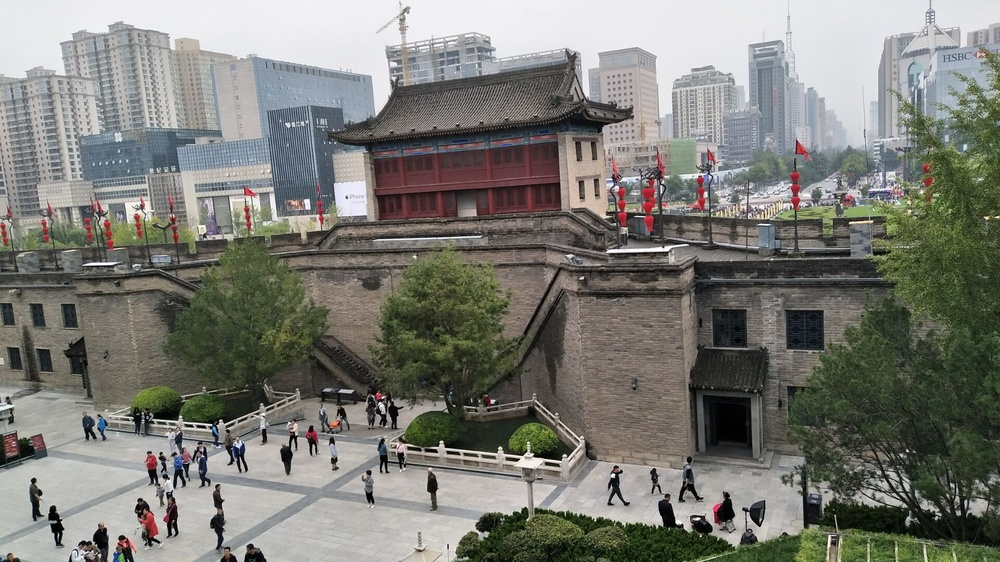
#> input picture hw2/6e2efc7cc92c7ee4.jpg, 1000 x 562 px, shrunk from 1920 x 1080 before the run
$ jupyter execute --allow-errors hw2.ipynb
#> lines starting #> are read from the running program, lines starting #| are printed output that depends on the picture
[cell 1]
import pandas as pd
import numpy as np

#> (a cell that did not finish here is left out)

#> (a cell that did not finish here is left out)

#> (a cell that did not finish here is left out)

#> (a cell that did not finish here is left out)

#> (a cell that did not finish here is left out)

#> (a cell that did not finish here is left out)

[cell 8]
top = 3
# 最大top个特征值的下标
#> (the rest of this cell did not finish here and is left out)

#> (a cell that did not finish here is left out)

#> (a cell that did not finish here is left out)

#> (a cell that did not finish here is left out)

[cell 12]
# VQ

[cell 13]
import matplotlib.pyplot as plt
import cv2

img_path = "6e2efc7cc92c7ee4.jpg"
image=cv2.imread(img_path,0)
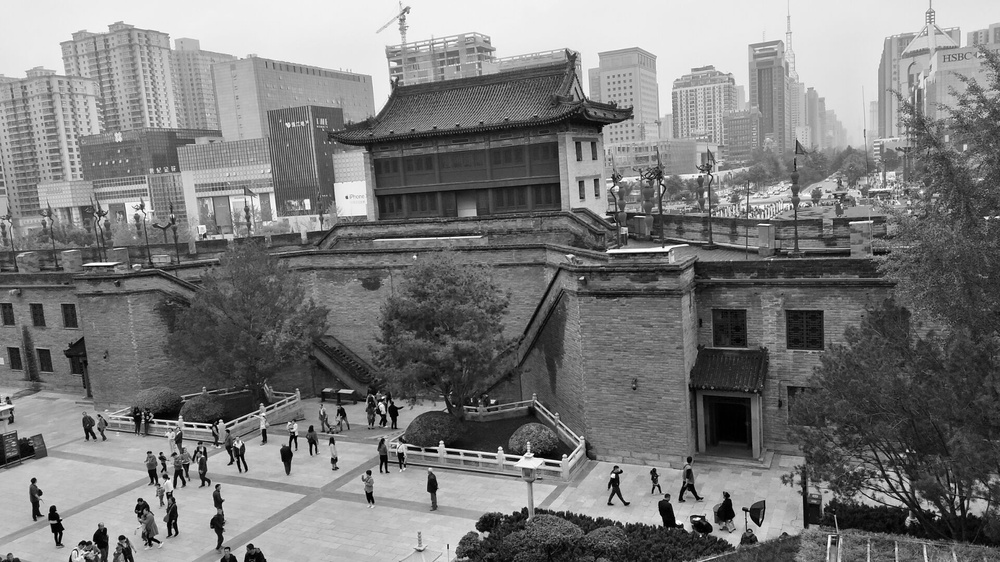
#> image: shape (562, 1000); min 0, max 255, mean 122.8

plt.imshow(image,cmap='gray')
plt.show()
image.shape
#> Out = (562, 1000)

[cell 14]
fl = image.flatten()
x = list(range(256))
count = [0] * 256
for i in fl:
    count[i] += 1
#> this loop made 562000 passes
#> i on passes 1 to 3: 234, 234, 234
#> after the loop, count = 256 values, max 7475 at index 235, min 35 at index 251, mean 2195.3
plt.bar(x, count, fc = 'skyblue')
plt.show()
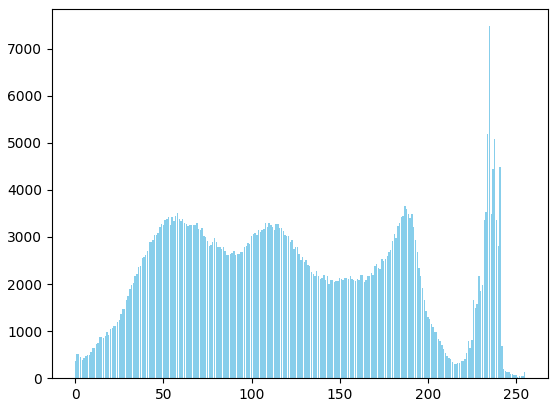
#> figure drawn by matplotlib, 1 panel; tallest bar 7475 high, from x = 234.6 to 235.4

[cell 15]
from sklearn.cluster import KMeans

# 质心数
K_nums = 4

kmeans=KMeans(n_clusters=K_nums, n_init=10)
img_data=image.reshape((-1,1))
kmeans.fit(img_data)
centroids=kmeans.cluster_centers_.squeeze() # 每一个类别的质心
labels=kmeans.labels_ # 每一个类别的标记
centroids

[cell 16]
cts = list(np.around(centroids))
count_ = [count[int(i)] for i in cts]
#> count_ = [3362, 2324, 1852, 3287]
plt.bar(x, count, fc = 'skyblue')
plt.bar(cts, count_, fc = 'r')
#> figure, not shown here; tallest bar 7475 high, from x = 234.6 to 235.4; tallest bar 3362 high, from x = 50.6 to 51.4

[cell 17]
img2 = np.choose(labels,centroids).reshape(image.shape)

[cell 18]
plt.imshow(img2, cmap='gray')
plt.show()
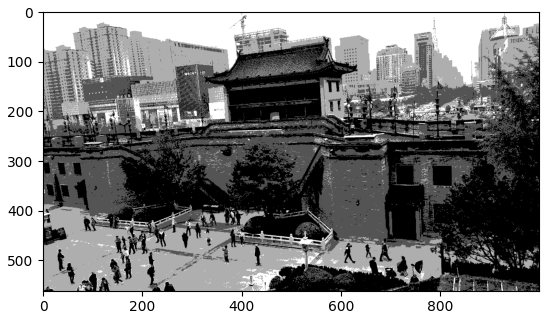
#> figure drawn by matplotlib, 1 panel

[cell 19]
centroids

[cell 20]
# 质心数
K_nums = 2

kmeans=KMeans(n_clusters=K_nums, n_init=10)
img_data=image.reshape((-1,1))
kmeans.fit(img_data)
centroids=kmeans.cluster_centers_.squeeze() # 每一个类别的质心
labels=kmeans.labels_ # 每一个类别的标记
centroids

cts = list(np.around(centroids))
count_ = [count[int(i)] for i in cts]
#> count_ = [2817, 3647]
plt.bar(x, count, fc = 'skyblue')
plt.bar(cts, count_, fc = 'r')
#> figure, not shown here; tallest bar 7475 high, from x = 234.6 to 235.4

[cell 21]
img2 = np.choose(labels,centroids).reshape(image.shape)
plt.imshow(img2, cmap='gray')
plt.show()
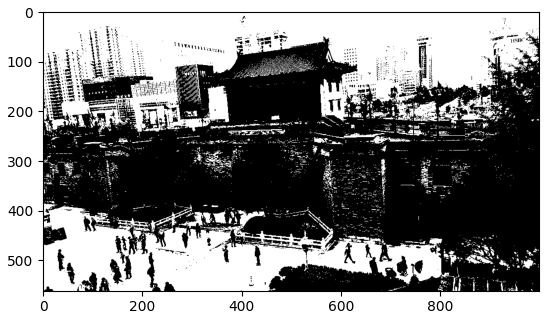
#> figure drawn by matplotlib, 1 panel
